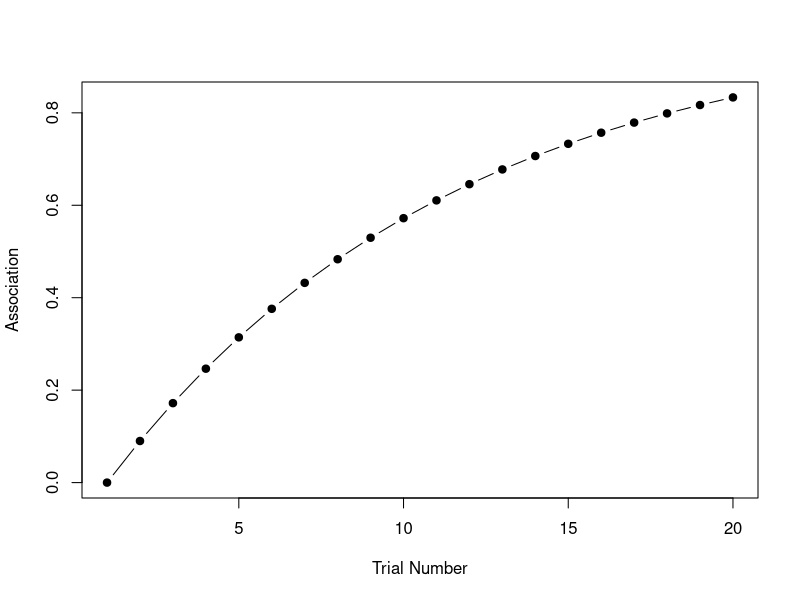
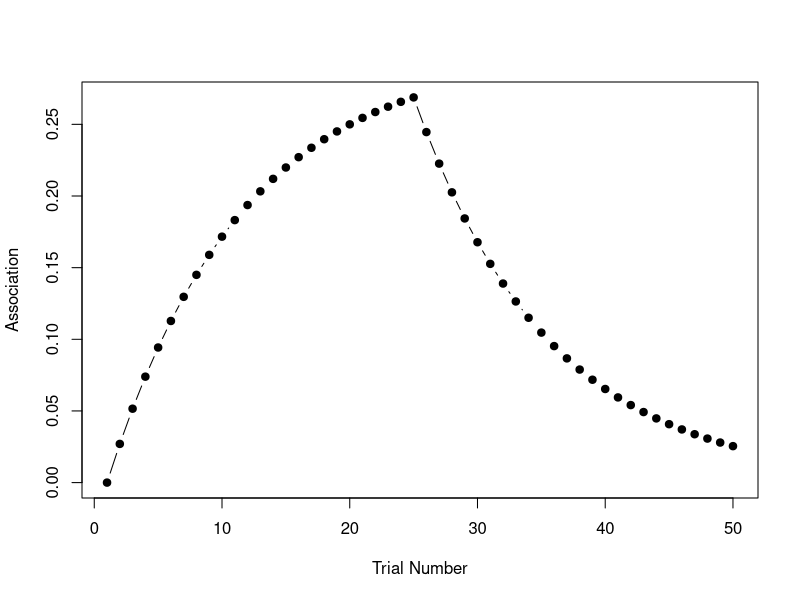
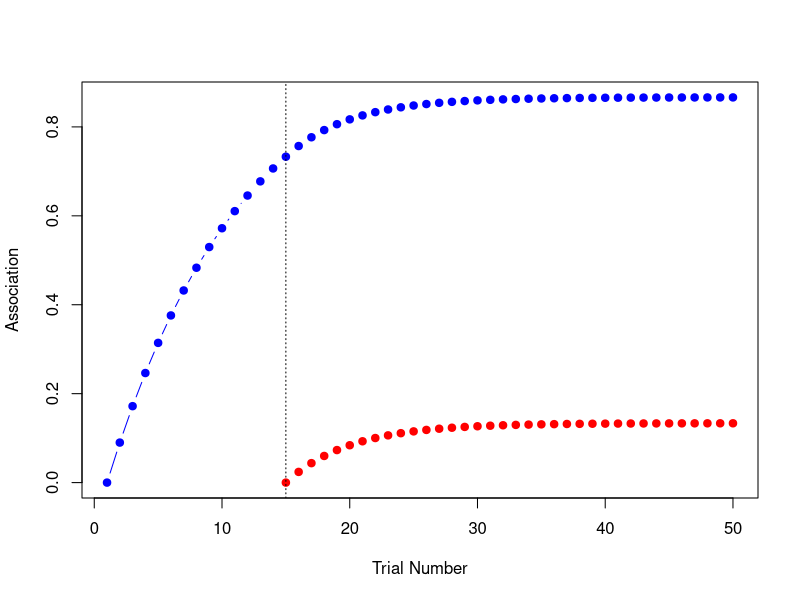

Reproduce these figures in R, in order.
# Author: Danielle Navarro
# R code from: http://tidylsr.djnavarro.net/programming.html#rescorla-wagner-model
### The Rescorla-Wagner learning rule implemented as an R function

update_RW <- function(value, alpha=.3, beta=.3, lambda=1) {
  value_compound <- sum(value)                    # value of the compound 
  prediction_error <- lambda - value_compound     # prediction error
  value_change <- alpha * beta * prediction_error # change in strength
  value <- value + value_change                   # update value
  return(value)
}

### Example 1: conditioning

n_trials <- 20                # 20 trials
strength <- numeric(n_trials) # vector off zeros

# present CS-US pairings and update
for(trial in 2:n_trials) {
  strength[trial] <- update_RW( strength[trial-1] )
}
print(strength)

# plot command
plot(
  strength, 
  xlab = "Trial Number",
  ylab = "Association",
  type = "b", 
  pch = 19
)


### Example 2: conditioning followed by extinction

n_trials <- 50    # 50 trials
strength <- numeric(n_trials) # vector of zeros
lambda <- .3      # max association for shock

for(trial in 2:n_trials) {
  
  # remove the shock after trial 25
  if(trial > 25) lambda <- 0
  
  # update associative strength on each trial
  strength[trial] <- update_RW(
    value = strength[trial-1],
    lambda = lambda
  )
}
print(strength)

# plot command
plot(strength, 
     xlab="Trial Number",
     ylab="Association",
     type="b",pch=19)



### Example 3: Blocking

n_trials <- 50

# vectors of zeros
strength_A <- numeric(n_trials)
strength_B <- numeric(n_trials)

# initially only A is present
alpha <- c(.3, 0)

for(trial in 2:n_trials) {
  
  # after trial 15, both stimuli are present
  if(trial > 15) alpha <- c(.3, .3)
  
  # current associative strengths
  v_old <- c(strength_A[trial-1], strength_B[trial-1])
  
  # update both
  v_new <- update_RW(
    value = v_old,
    alpha = alpha
  )
  
  # record the updated strengths
  strength_A[trial] <- v_new[1]
  strength_B[trial] <- v_new[2]
}


# more elaborate plotting commands!
plot(strength_A, 
     xlab="Trial Number",
     ylab="Association",
     type="b", pch=19, col="blue")

lines(
  x = 15:50,
  y = strength_B[15:50], 
  pch=19, 
  col="red",
  type="b"
)

abline(v = 15, lty = 3)

